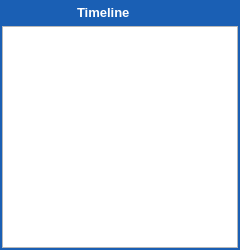
<?xml version="1.0" encoding="UTF-8"?>
<ui version="4.0">
 <class>TimelineNavigator</class>
 <widget class="QWidget" name="TimelineNavigator">
  <property name="geometry">
   <rect>
    <x>0</x>
    <y>0</y>
    <width>240</width>
    <height>250</height>
   </rect>
  </property>
  <property name="minimumSize">
   <size>
    <width>240</width>
    <height>140</height>
   </size>
  </property>
  <property name="maximumSize">
   <size>
    <width>260</width>
    <height>480</height>
   </size>
  </property>
  <property name="windowTitle">
   <string>TimelineNavigator</string>
  </property>
  <property name="styleSheet">
   <string notr="true">#TimelineNavigator{
	background-color: rgb(26, 95, 180);
}</string>
  </property>
  <layout class="QGridLayout" name="gridLayout">
   <property name="leftMargin">
    <number>0</number>
   </property>
   <property name="topMargin">
    <number>0</number>
   </property>
   <property name="rightMargin">
    <number>0</number>
   </property>
   <property name="bottomMargin">
    <number>0</number>
   </property>
   <item row="0" column="0">
    <widget class="QFrame" name="verticalFrame">
     <layout class="QVBoxLayout" name="verticalLayout">
      <property name="spacing">
       <number>0</number>
      </property>
      <property name="leftMargin">
       <number>2</number>
      </property>
      <property name="topMargin">
       <number>2</number>
      </property>
      <property name="rightMargin">
       <number>2</number>
      </property>
      <property name="bottomMargin">
       <number>2</number>
      </property>
      <item>
       <widget class="QFrame" name="handleFrame">
        <property name="styleSheet">
         <string notr="true">#closeButton{
	padding:0px;
}</string>
        </property>
        <layout class="QHBoxLayout" name="horizontalLayout">
         <property name="spacing">
          <number>0</number>
         </property>
         <property name="leftMargin">
          <number>0</number>
         </property>
         <property name="topMargin">
          <number>0</number>
         </property>
         <property name="rightMargin">
          <number>0</number>
         </property>
         <property name="bottomMargin">
          <number>4</number>
         </property>
         <item>
          <spacer name="horizontalSpacer_2">
           <property name="orientation">
            <enum>Qt::Horizontal</enum>
           </property>
           <property name="sizeHint" stdset="0">
            <size>
             <width>40</width>
             <height>20</height>
            </size>
           </property>
          </spacer>
         </item>
         <item>
          <widget class="QLabel" name="label">
           <property name="font">
            <font>
             <pointsize>10</pointsize>
             <weight>75</weight>
             <bold>true</bold>
            </font>
           </property>
           <property name="styleSheet">
            <string notr="true">color:white;</string>
           </property>
           <property name="text">
            <string>Timeline</string>
           </property>
          </widget>
         </item>
         <item>
          <spacer name="horizontalSpacer">
           <property name="orientation">
            <enum>Qt::Horizontal</enum>
           </property>
           <property name="sizeHint" stdset="0">
            <size>
             <width>40</width>
             <height>20</height>
            </size>
           </property>
          </spacer>
         </item>
         <item>
          <widget class="QPushButton" name="closeButton">
           <property name="sizePolicy">
            <sizepolicy hsizetype="Fixed" vsizetype="Fixed">
             <horstretch>0</horstretch>
             <verstretch>0</verstretch>
            </sizepolicy>
           </property>
           <property name="text">
            <string/>
           </property>
           <property name="icon">
            <iconset resource="resource.qrc">
             <normaloff>:/images/icons/close.png</normaloff>:/images/icons/close.png</iconset>
           </property>
           <property name="iconSize">
            <size>
             <width>18</width>
             <height>18</height>
            </size>
           </property>
           <property name="flat">
            <bool>true</bool>
           </property>
          </widget>
         </item>
        </layout>
       </widget>
      </item>
      <item>
       <widget class="QListView" name="listView"/>
      </item>
     </layout>
    </widget>
   </item>
  </layout>
 </widget>
 <resources>
  <include location="resource.qrc"/>
 </resources>
 <connections/>
</ui>
